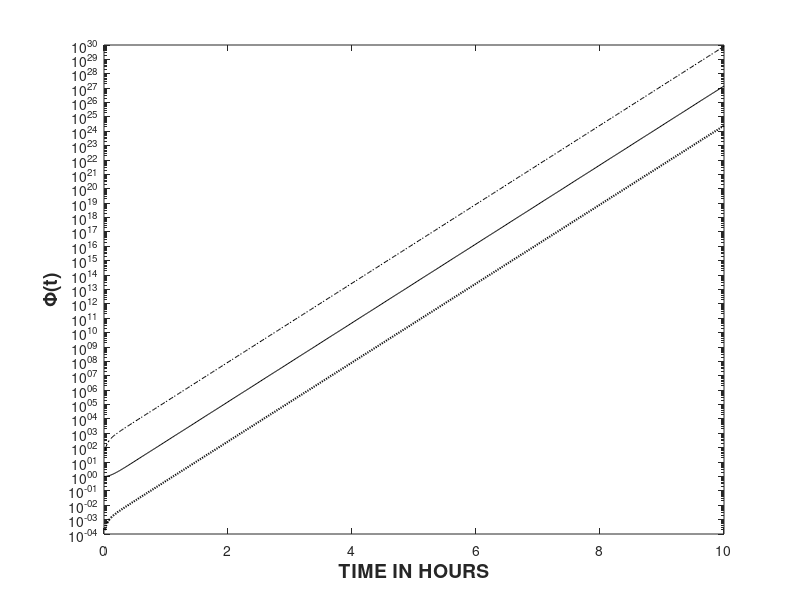

MATLAB code to generate this figure: (Note: this script raises an error after producing the figure.)
%
% Evaluate elements of vertical state transition matrix versus t
%
clear all;
close all;
REarth     = 0.6371009e7;  % Mean Earth radius [m]
GMEarth    = 0.3986004e15; % Gravity constant m^3/s^2]
tauU       = sqrt(REarth^3/(2*GMEarth)); 
hours      = 10;
minutes    = 60*hours;
seconds    = 60*minutes;
k = 0;
for t=0:60:seconds;
    k       = k + 1;
    time(k) = t;
    rat     = t/tauU;
    p11(k)  = cosh(rat);
    p12(k)  = tauU*sinh(rat);
    p21(k)  = sinh(rat)/tauU;
end;
semilogy(time/3600,p11,'k-',time/3600,p12,'k-.',time/3600,p21,'k:','LineWidth',1.5);
xlabel('TIME IN HOURS','FontWeight','bold','FontSize',14);
ylabel('\Phi(t)','FontWeight','bold','FontSize',14);
gtext('\Phi_{11} = \Phi_{22}','FontWeight','bold','FontSize',14);
gtext('\Phi_{12}','FontWeight','bold','FontSize',14);
gtext('\Phi_{21}','FontWeight','bold','FontSize',14);
%%  
%%  M. S. Grewal, A. P. Andrews, and C. G. Bartone
%%  Global Navigation Satellite Systems, Inertial Navigation, and Integration
%%  Wiley-Interscience, 2013
%%  
